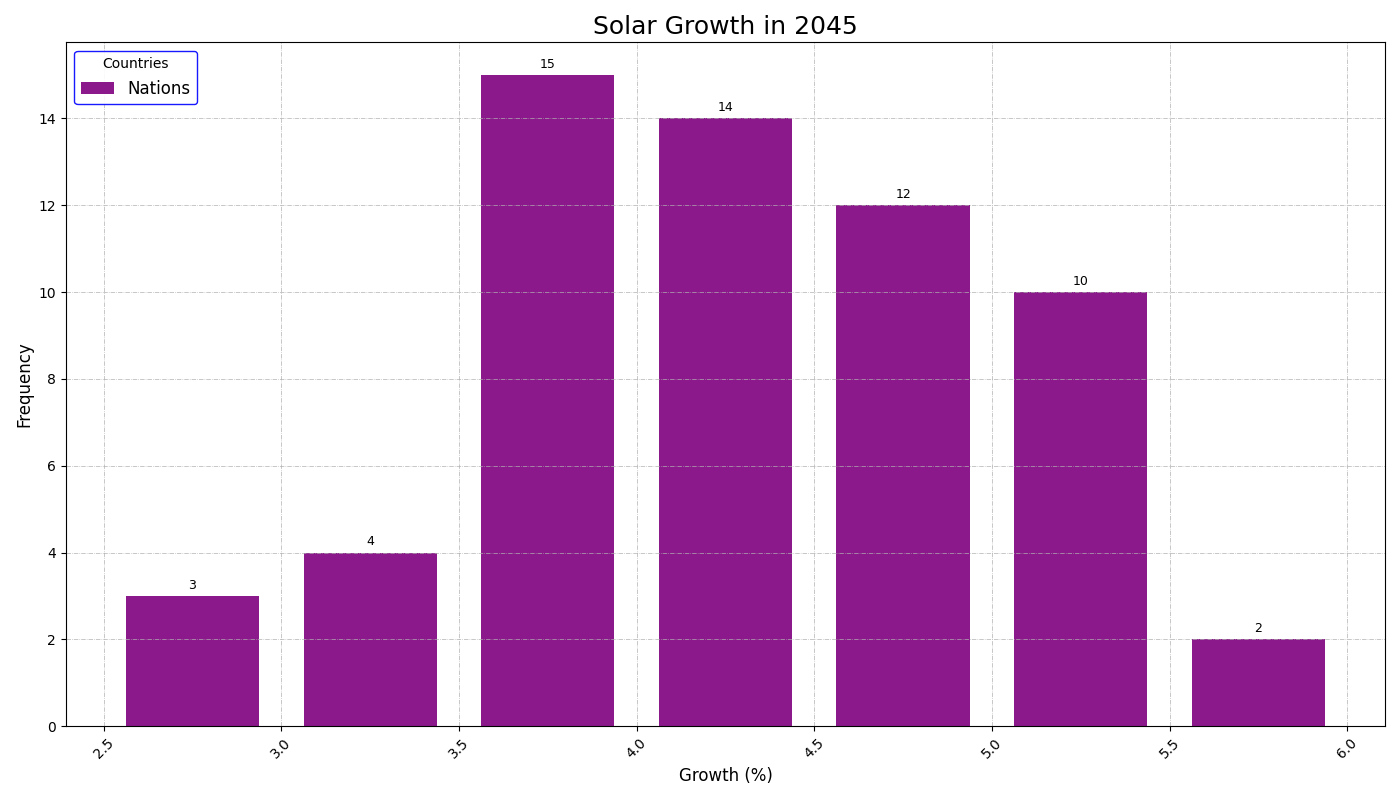

Write Python code to recreate this figure.
import matplotlib.pyplot as plt
import numpy as np

# Data: Monthly growth percentages for different countries
growth_usa = [3.1, 2.8, 3.6, 4.0, 5.2, 3.8, 4.1, 4.7, 5.0, 4.5, 3.9, 4.3]
growth_china = [4.5, 4.2, 4.8, 5.0, 5.3, 4.9, 5.1, 5.4, 5.7, 5.8, 5.2, 5.0]
growth_india = [3.5, 3.6, 3.8, 4.1, 3.9, 4.0, 3.7, 4.2, 4.5, 4.3, 3.4, 3.9]
growth_germany = [2.8, 2.9, 3.1, 3.3, 4.0, 3.5, 3.8, 3.6, 3.7, 3.9, 4.1, 3.8]
growth_japan = [4.2, 4.1, 4.3, 4.6, 4.9, 4.8, 5.0, 4.5, 5.1, 4.8, 4.2, 4.7]

growth_combined = growth_usa + growth_china + growth_india + growth_germany + growth_japan

fig, ax = plt.subplots(figsize=(14, 8))

n, bins, patches = ax.hist(growth_combined, bins=np.arange(2.5, 6.5, 0.5), linestyle='--', color='purple', alpha=0.9, rwidth=0.75)

ax.set_title('Solar Growth in 2045', fontsize=18, fontweight='regular')
ax.set_xlabel('Growth (%)', fontsize=12)
ax.set_ylabel('Frequency', fontsize=12)

ax.legend(['Nations'], title='Countries', loc='upper left', fontsize=12, edgecolor='blue', facecolor='white', framealpha=0.9)

ax.grid(visible=True, linestyle='-.', linewidth=0.5)

for count, rect in zip(n, patches):
    height = rect.get_height()
    ax.annotate(f'{int(count)}', xy=(rect.get_x() + rect.get_width() / 2, height),
                xytext=(0, 3), textcoords='offset points', ha='center', va='bottom', fontsize=9)

plt.xticks(np.arange(2.5, 6.5, 0.5), rotation=45)
plt.tight_layout()
plt.show()
